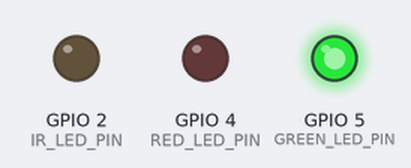
Recording of a sketch running on a simulated ESP32. Shown: output pins drawn as LEDs (lit = HIGH). WiFi joins after 1.5 s; servers stay silent unless stated; no MQTT or app messages arrive unless stated; what the sketch prints to the serial monitor is not drawn.

Above: at 4.0 s.
At 9.0 s:
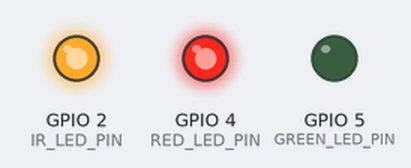
Timing chart, 0 to 14.6 s (numbered marks = the images above):
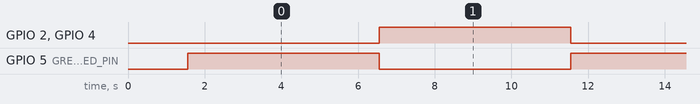

Measured:
- by itself, GPIO 2 (IR_LED_PIN), GPIO 4 (RED_LED_PIN), GPIO 5 (GREEN_LED_PIN): alternates HIGH for 5.0 s and LOW for 5.0 s

The sketch:

traffic_signal.ino
```cpp
/*
 * Car IDS — Traffic Signal Controller
 * Publishes: traffic/signal (RED/GREEN state)
 * Drives: IR LED (on during RED), Red/Green visible LEDs
 * No IRremote needed — direct digitalWrite for IR
 */

#include <WiFi.h>
#include <PubSubClient.h>

// ── WiFi + MQTT Config ───────────────────────────────────────
const char* WIFI_SSID   = "YOUR_SSID";        // ← CHANGE THIS
const char* WIFI_PASS   = "YOUR_PASSWORD";     // ← CHANGE THIS
const char* MQTT_BROKER = "192.168.1.X";       // ← CHANGE to laptop IP
const int   MQTT_PORT   = 1883;

// ── Pin Definitions ──────────────────────────────────────────
#define IR_LED_PIN    2    // IR LED (940nm) with 100 ohm resistor
#define RED_LED_PIN   4    // Red visible LED with 220 ohm resistor
#define GREEN_LED_PIN 5    // Green visible LED with 220 ohm resistor

WiFiClient   wifiClient;
PubSubClient mqtt(wifiClient);

bool isRed = false;
unsigned long lastToggle = 0;
const unsigned long RED_DURATION   = 5000;   // 5 seconds red
const unsigned long GREEN_DURATION = 5000;   // 5 seconds green

// ── MQTT Reconnect ───────────────────────────────────────────
void reconnectMqtt() {
  while (!mqtt.connected()) {
    Serial.print("MQTT connecting...");
    if (mqtt.connect("traffic_ctrl")) {
      Serial.println(" connected");
    } else {
      Serial.print(" failed, rc=");
      Serial.println(mqtt.state());
      delay(2000);
    }
  }
}

// ── Set Signal State ─────────────────────────────────────────
void setSignal(bool red) {
  isRed = red;

  if (red) {
    digitalWrite(RED_LED_PIN, HIGH);
    digitalWrite(GREEN_LED_PIN, LOW);
    digitalWrite(IR_LED_PIN, HIGH);     // IR on during RED — car stops
    mqtt.publish("traffic/signal", "{\"state\":\"RED\"}");
    Serial.println("Signal: RED");
  } else {
    digitalWrite(RED_LED_PIN, LOW);
    digitalWrite(GREEN_LED_PIN, HIGH);
    digitalWrite(IR_LED_PIN, LOW);      // IR off during GREEN — car drives
    mqtt.publish("traffic/signal", "{\"state\":\"GREEN\"}");
    Serial.println("Signal: GREEN");
  }
}

// ── Setup ────────────────────────────────────────────────────
void setup() {
  Serial.begin(115200);

  pinMode(IR_LED_PIN, OUTPUT);
  pinMode(RED_LED_PIN, OUTPUT);
  pinMode(GREEN_LED_PIN, OUTPUT);

  digitalWrite(IR_LED_PIN, LOW);
  digitalWrite(RED_LED_PIN, LOW);
  digitalWrite(GREEN_LED_PIN, LOW);

  // WiFi
  WiFi.begin(WIFI_SSID, WIFI_PASS);
  Serial.print("WiFi connecting");
  while (WiFi.status() != WL_CONNECTED) {
    delay(500);
    Serial.print(".");
  }
  Serial.println("\nWiFi connected: " + WiFi.localIP().toString());

  // MQTT
  mqtt.setServer(MQTT_BROKER, MQTT_PORT);
  reconnectMqtt();

  // Start with GREEN
  setSignal(false);
  lastToggle = millis();

  Serial.println("Traffic signal controller ready");
}

// ── Loop ─────────────────────────────────────────────────────
void loop() {
  if (!mqtt.connected()) reconnectMqtt();
  mqtt.loop();

  unsigned long duration = isRed ? RED_DURATION : GREEN_DURATION;
  if (millis() - lastToggle >= duration) {
    lastToggle = millis();
    setSignal(!isRed);
  }
}
```
